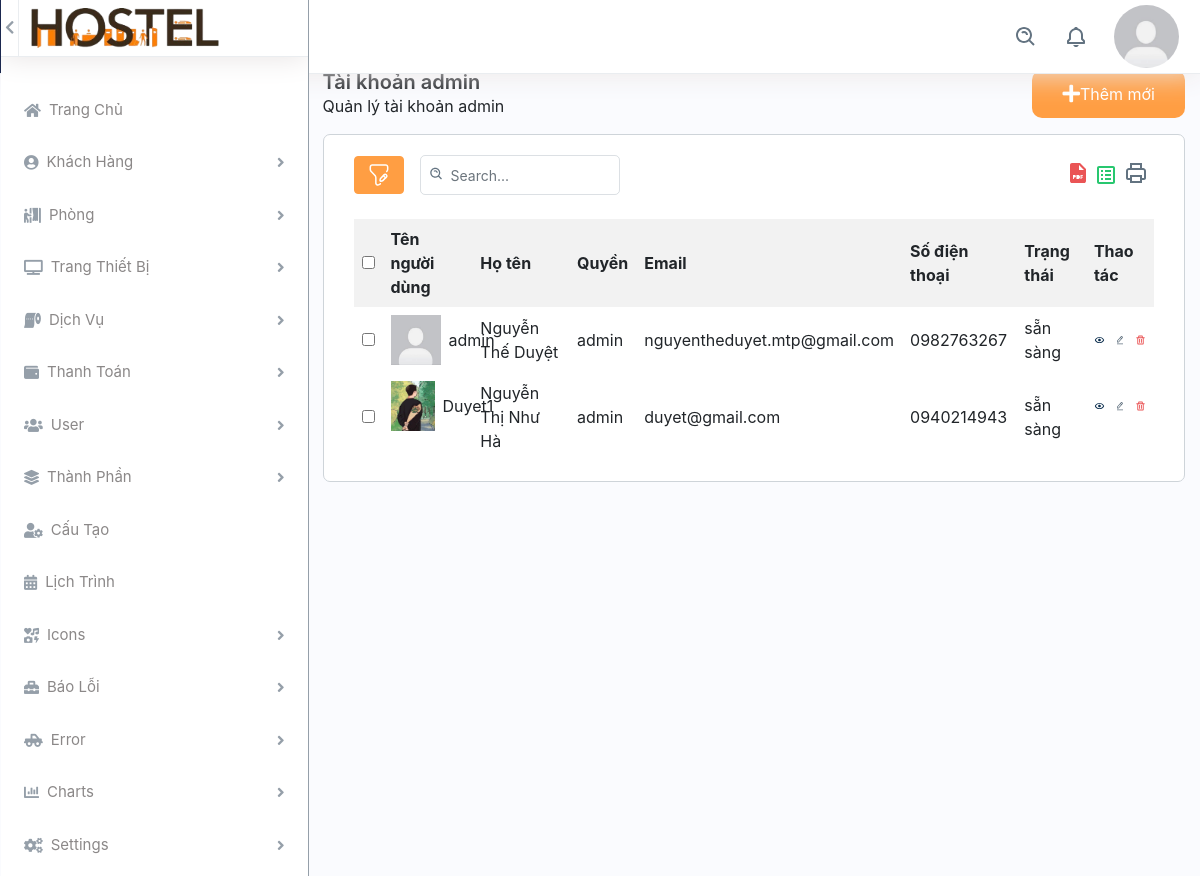
/back_end/list-user.php (signed in), run on an earlier commit of the app's database.
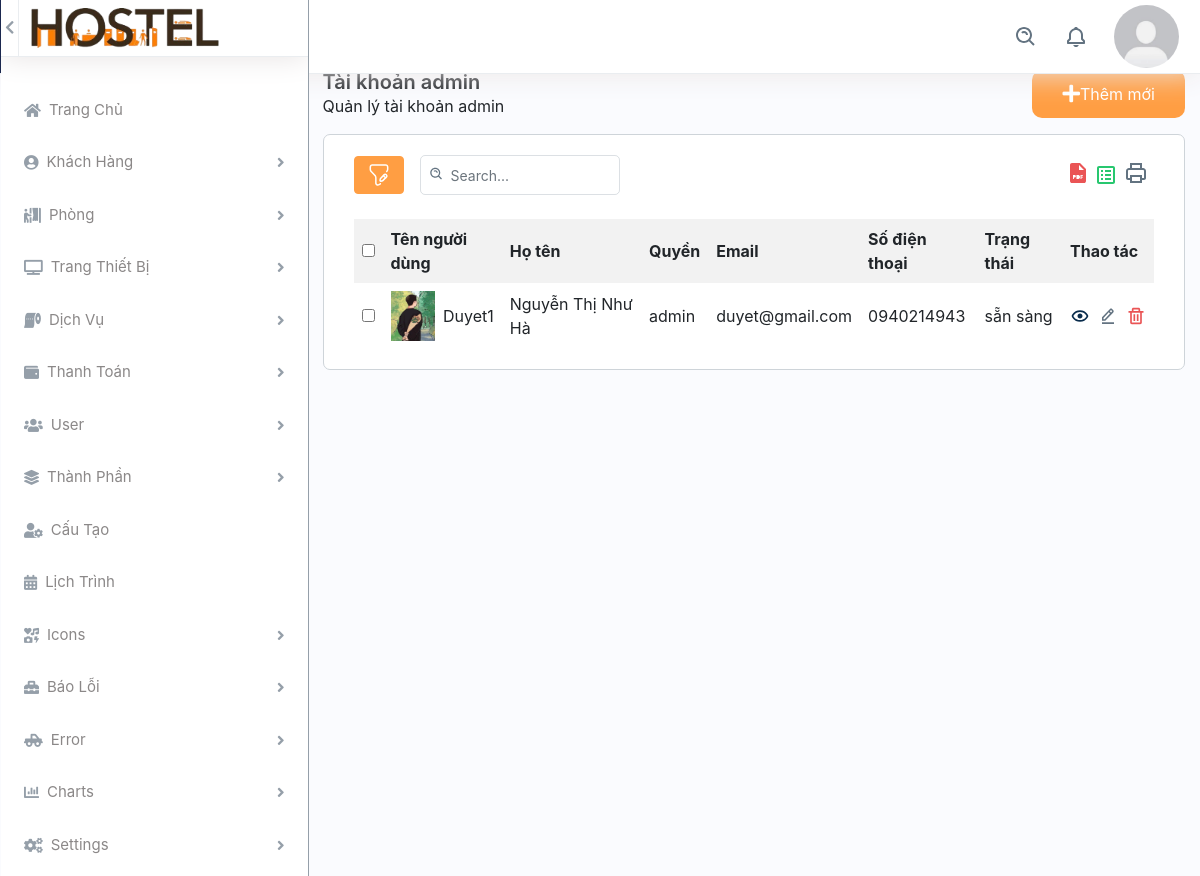
And on a later commit of the database.
### tables this page shows
CREATE TABLE `client` (
  `id_client` int(11) NOT NULL,
  `ma_sinh_vien` varchar(255) NOT NULL,
  `ten_nguoi_dung` varchar(255) NOT NULL,
  `ho_ten` text NOT NULL,
  `mat_khau` varchar(255) NOT NULL,
  `email` varchar(255) NOT NULL,
  `so_dien_thoai` varchar(20) NOT NULL,
  `trang_thai` varchar(50) DEFAULT 'sẵn sàng',
  `anh_dai_dien` varchar(255) DEFAULT 'Facebook-Avatar_3.png',
  `reset_token` varchar(255) DEFAULT NULL,
  `quyen` text NOT NULL DEFAULT 'client'
);

### config/database.php (called while the page is built, shortened)
<?php
class Database {
    private $host = servername;
    private $user = username;
    private $password = password;
    private $dbname = dbname;
    private $link;
    private function connectDB() {
        $this->link = new mysqli($this->host, $this->user, $this->password, $this->dbname);
    }
    public function select($query) {
        $result = $this->link->query($query) or die($this->link->error . __LINE__);
        if ($result->num_rows > 0) {
            return $result;
        } else {
            return false;
        }
    }
}
?>

### back_end/list-user.php (the view, shortened to what the changed rows need)
<?php
if(empty($_SESSION['username'])){
    var_dump($_SESSION['username']);
    header("location: dang_nhap.html");
} else{ ?>
    <?php
    include 'header.php';
    include 'side-bar.php';
    ?>
    <div class="col-md-9">
        <div class="col-12 container-content">
            <div class="content-add-room col-12">
                <?php
                include '../config/database.php';
                ?>
                <div id="contents">
                    <?php
                    $db = new Database();
                    $sql = "SELECT * FROM client where quyen='admin'";
                    $result = $db->select($sql);
                    ?>
                    <?php if ($result->num_rows > 0) { ?>
                        <table class="table-data">
                            <tr>
                                <th>
                                    <input type="checkbox" name="check_all">
                                </th>
                                <th>Tên người dùng</th>
                                <th>Họ tên</th>
                                <th>Quyền</th>
                                <th>Email</th>
                                <th>Số điện thoại</th>
                                <th>Trạng thái</th>
                                <th>Thao tác</th>
                            </tr>
                            <?php while ($row = $result->fetch_assoc()) { ?>
                                <tr>
                                    <td><input type="checkbox" name="check_daughter"></td>
                                    <td class="d-flex align-items-center"><img class="img-fluid img-responsive mr-2" height="10" width="10" src="../assets/img/<?php echo $row['anh_dai_dien']; ?>" alt="Dich vu ki tuc xa"> <?php echo $row['ten_nguoi_dung']; ?></td>
                                    <td><?php echo $row['ho_ten']; ?></td>
                                    <td><?php echo $row['quyen']; ?></td>
                                    <td><?php echo $row['email']; ?></td>
                                    <td><?php echo $row['so_dien_thoai']; ?></td>
                                    <td><?php echo $row['trang_thai']; ?></td>
                                    <td class="d-flex thao-tac">
                                        <a class="me-3" href="../front_end/dichvu-detail.php?id=<?php echo $row['id_client'];?>">
                                            <img src="../assets/img/eye.svg" alt="img" class="img-fluid">
                                        </a>
                                        <a class="me-3" href="edit-sv.php?id=<?php echo $row['id_client']; ?>">
                                            <img src="../assets/img/edit.svg" alt="img" class="img-fluid icon-edit">
                                        </a>
                                        <a class="confirm-text" href="delete-sv.php?id=<?php echo $row['id_client']; ?>">
                                            <img src="../assets/img/delete.svg" alt="img" class="img-fluid">
                                        </a>
                                    </td>
                                </tr>
                            <?php } ?>
                        </table>
                    <?php } else {
                        echo "Không có dữ liệu.";
                    } ?>
                </div>
            </div>
        </div>
    </div>
    </div>
    </body>
    </html>
<?php } ?>

What changed in the data, as far as the page shows it:
removed client: anh_dai_dien (picture), ten_nguoi_dung "admin", ho_ten "Nguyễn Thế Duyệt", quyen "admin", email "nguyentheduyet.mtp@gmail.com", so_dien_thoai "0982763267", trang_thai "sẵn sàng"
